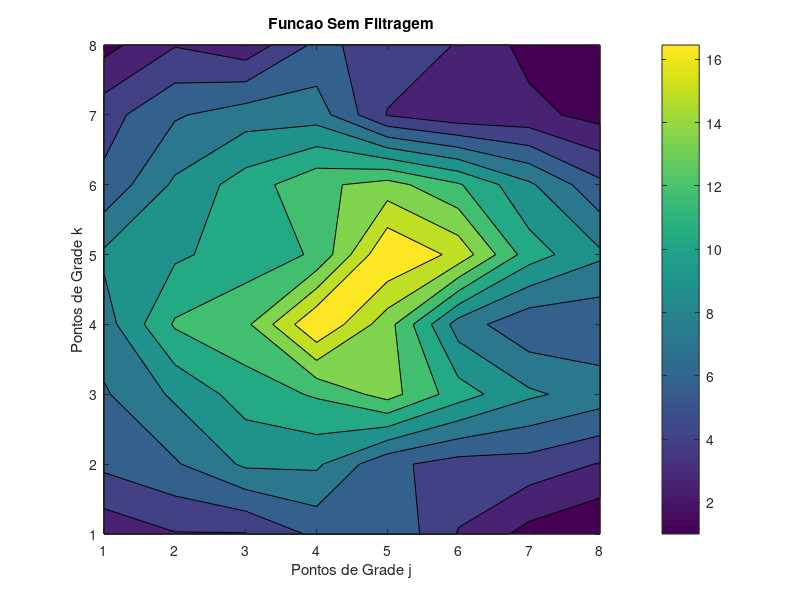
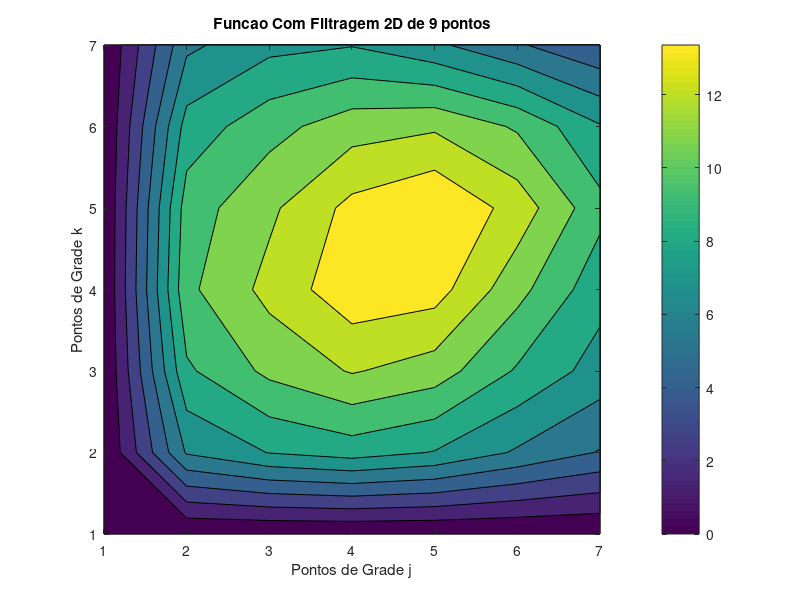
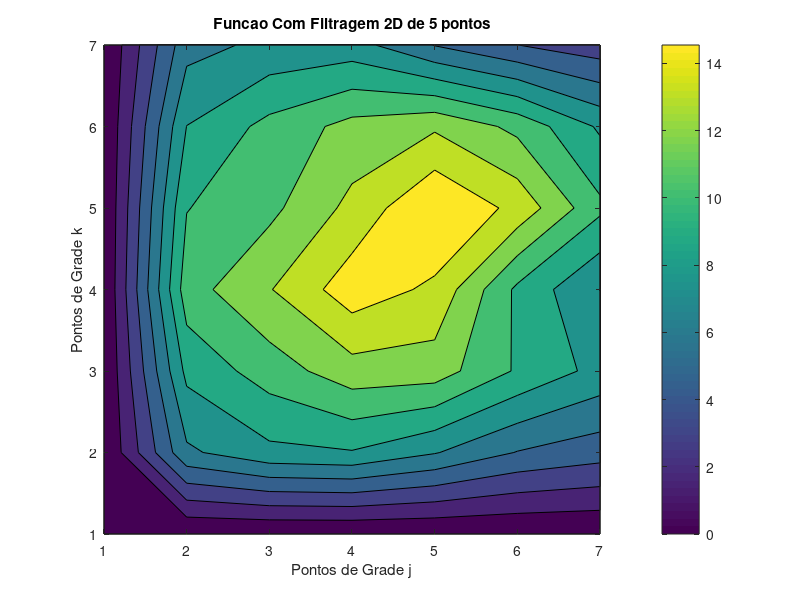

These figures' MATLAB source, in order:
%%%%%%%%%%%%%%%%%%%%%%%%%%%%
% Filtragem de Funcao F 2D %                             
%%%%%%%%%%%%%%%%%%%%%%%%%%%%

clear all
close all

% Definindo a funcao
jmax=8;
kmax=8;
j=1:jmax;
k=1:kmax;
v1=0.5;
v2=0.5;
F=[3 4 4 6 7 4 2 1; 6 7 9 9 6 5 5 4; 7 9 11 12 14 11 9 8;...
      8 12 13 18 14 8 6 6 ; 9 10 11 12 18 16 11 9; 6 9 11 13 14 12 9 6;...
      5 7 8 8 4 3 3 2; 2 4 3 6 5 4 2 1];

% Plotagem da funcao original
figure(1)
contourf(F);colorbar
axis([1 jmax 1 kmax]);
title(['Funcao Sem Filtragem'])
xlabel('Pontos de Grade j')
ylabel('Pontos de Grade k')

% Aplicacao do filtro de 9 pontos
Fil_9(2:jmax-1,2:kmax-1)=F(2:jmax-1,2:kmax-1)+0.5*v1*(1-v1)*(F(1:jmax-2,2:kmax-1)...
   +F(3:jmax,2:kmax-1)+F(2:jmax-1,1:kmax-2)+F(2:jmax-1,3:kmax)-4*F(2:jmax-1,2:kmax-1))...
   +0.25*v1*v1*(F(3:jmax,1:kmax-2)+F(1:jmax-2,1:kmax-2)...
   +F(1:jmax-2,3:kmax)+F(3:jmax,3:kmax)-4*F(2:jmax-1,2:kmax-1));

% Plotando os resultados do filtro de 9 pontos
figure(2)
contourf(Fil_9);colorbar
axis([1 jmax-1 1 kmax-1]);
title(['Funcao Com Filtragem 2D de 9 pontos'])
xlabel('Pontos de Grade j')
ylabel('Pontos de Grade k')

% Aplicacao do filtro de 5 pontos
Fil_5(2:jmax-1,2:kmax-1)=v2*F(2:jmax-1,2:kmax-1)+0.25*(1-v2)*(F(1:jmax-2,2:kmax-1)...
   +F(3:jmax,2:kmax-1)+F(2:jmax-1,1:kmax-2)+F(2:jmax-1,3:kmax));

% Plotando os resultados do filtro de 5 pontos
figure(3)
contourf(Fil_5);colorbar
axis([1 jmax-1 1 kmax-1]);
title(['Funcao Com Filtragem 2D de 5 pontos'])
xlabel('Pontos de Grade j')
ylabel('Pontos de Grade k')
